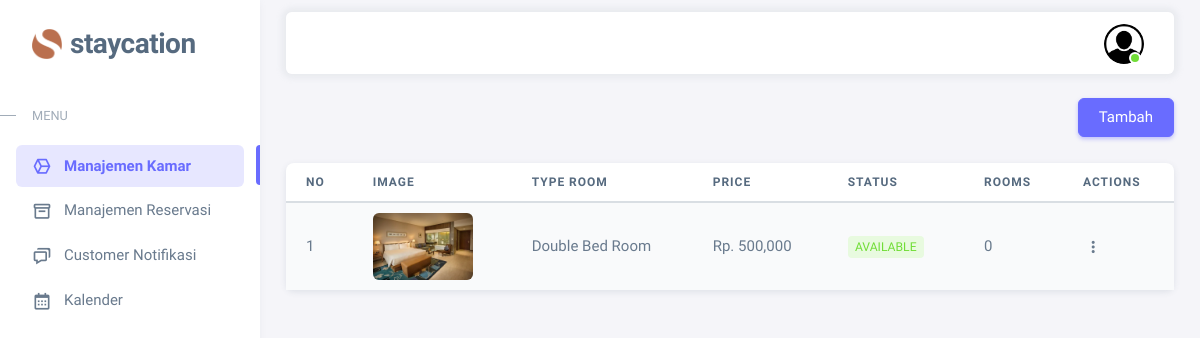
Page /dashboard/hotel/hotel.php (signed in) on the earlier database version.
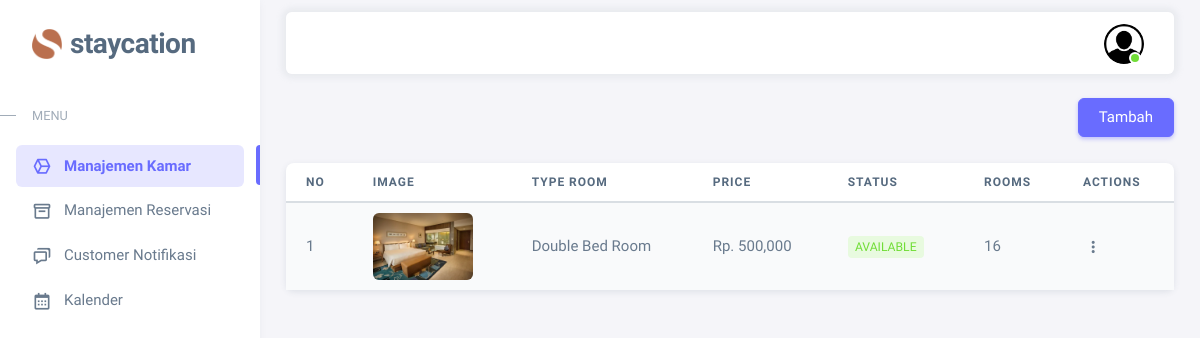
Same page on the later database version.
### tables this page shows
CREATE TABLE `kamar` (
  `ID_KAMAR` int(11) NOT NULL,
  `ID_HOTEL` int(11) NOT NULL,
  `ID_TIPE_KAMAR` int(11) NOT NULL,
  `HARGA_KAMAR` decimal(10,0) NOT NULL,
  `STATUS_KAMAR` enum('Available','Unavailable') NOT NULL,
  `GAMBAR_KAMAR` varchar(255) NOT NULL,
  `JUMLAH_RUANGAN` int(20) NOT NULL
);

CREATE TABLE `tipe_kamar` (
  `ID_TIPE_KAMAR` int(11) NOT NULL,
  `TIPE_KAMAR` varchar(20) NOT NULL
);

### dashboard/hotel/hotel.php (the view, shortened to what this page needs)
<?php
  include '../../controller/hotel-crud.php';
  $slug = 'manajemen-kamar';
  include '../../partials/header-hotel.php';
?>
    <div class="content-wrapper">
      <div class="container mt-4">
        <button type="button" class="btn btn-primary float-end" data-bs-toggle="modal" data-bs-target="#myModal">Tambah</button>
      </div>
      <div class="container-xxl flex-grow-1 container-p-y">
        <div class="card mb-4">
          <table class="table table-striped">
            <thead>
              <tr>
                <th>no</th>
                <th>Image</th>
                <th>Type Room</th>
                <th>price</th>
                <th>Status</th>
                <th>Rooms</th>
                <th>Actions</th>
              </tr>
            </thead>
            <tbody class="table-border-bottom-0">
              <?php
                  $id = $_SESSION['id_hotel'];
                  $query = "SELECT kamar.id_kamar, kamar.gambar_kamar, kamar.id_tipe_kamar, tipe_kamar.tipe_kamar,
                              kamar.harga_kamar, kamar.status_kamar, kamar.jumlah_ruangan
                            FROM kamar
                            JOIN tipe_kamar ON kamar.id_tipe_kamar = tipe_kamar.id_tipe_kamar
                            WHERE id_hotel = $id";
                  $result = $koneksi->query($query);
                  $no = 1;
                  if ($result) {
                      while ($row = $result->fetch_assoc()) {
                          echo "<tr>";
                          echo "<td>" . $no++ . "</td>";
                          echo "<td><img src='../../img/upload/kamar/" . $row['gambar_kamar'] . "' class='rounded' width='100' alt='$row[gambar_kamar]'></td>";
                          echo "<td>" . $row['tipe_kamar'] . "</td>";
                          echo "<td>Rp. " . number_format($row['harga_kamar']) . "</td>";
                          echo "<td><span class='badge " . ($row['status_kamar'] == 'Available' ? 'bg-label-success' : 'bg-label-danger') . " me-1'>" . $row['status_kamar'] . "</span></td>";
                          echo "<td>". $row['jumlah_ruangan']. "</td>";
                          echo "<td>
                                  <div class='dropdown'>
                                    <button type='button' class='btn p-0 dropdown-toggle hide-arrow' data-bs-toggle='dropdown'>
                                      <i class='bx bx-dots-vertical-rounded'></i>
                                    </button>
                                    <div class='dropdown-menu'>
                                      <a class='dropdown-item' href='javascript:void(0);' data-bs-toggle='modal' data-bs-target='#editModal" . $row['id_kamar'] . "'>
                                        <i class='bx bx-edit-alt me-1'></i> Edit
                                      </a>
                                      <a class='dropdown-item' href='#' data-bs-toggle='modal' data-bs-target='#konfirmasiModal" . $row['id_kamar'] . "'>
                                        <i class='bx bx-trash me-1'></i> Delete
                                      </a>
                                    </div>
                                  </div>
                                </td>";
                          echo "</tr>";
                ?>
                <?php
                      }
                  } else {
                      echo "Error: " . $koneksi->error;
                  }
              ?>
            </tbody>
          </table>
        </div>
    </div>
<?php
    include '../../partials/footer-hotel.php'
?>

### partials/header-hotel.php (shortened to what this page needs)
<!DOCTYPE html>
<html
  lang="en"
  class="light-style layout-menu-fixed"
  dir="ltr"
  data-theme="theme-default"
  data-assets-path="../assets/"
  data-template="vertical-menu-template-free"
>
  <head>
    <link rel="stylesheet" href="../assets/vendor/fonts/boxicons.css" />
    <link rel="stylesheet" href="../../assets/vendor/css/core.css" class="template-customizer-core-css" />
    <link rel="stylesheet" href="../../assets/vendor/css/theme-default.css" class="template-customizer-theme-css" />
    <link rel="stylesheet" href="../../assets/css/demo.css" />
    <link rel="stylesheet" href="../../assets/vendor/libs/perfect-scrollbar/perfect-scrollbar.css" />
    <link rel="stylesheet" href="../../assets/vendor/libs/apex-charts/apex-charts.css" />
  </head>
  <body>
    <!DOCTYPE html>
<html
  lang="en"
  class="light-style layout-menu-fixed"
  dir="ltr"
  data-theme="theme-default"
  data-assets-path="../assets/"
  data-template="vertical-menu-template-free"
>
  <head>
    <link rel="stylesheet" href="../../assets/vendor/fonts/boxicons.css" />
    <link rel="stylesheet" href="../../assets/vendor/css/core.css" class="template-customizer-core-css" />
    <link rel="stylesheet" href="../../assets/vendor/css/theme-default.css" class="template-customizer-theme-css" />
    <link rel="stylesheet" href="../assets/css/demo.css" />
    <link rel="stylesheet" href="../../assets/vendor/libs/perfect-scrollbar/perfect-scrollbar.css" />
    <link rel="stylesheet" href="../../assets/vendor/libs/apex-charts/apex-charts.css" />
  </head>
  <body>
    <div class="layout-wrapper layout-content-navbar">
      <div class="layout-container">
        <aside id="layout-menu" class="layout-menu menu-vertical menu bg-menu-theme">
          <div class="app-brand demo">
            <a href="hotel.php" class="app-brand-link">
              <span class="app-brand-logo demo">
                <img src="../../img/logo/logo.png" height="30" alt="">
              </span>
              <span class="app-brand-text demo menu-text fw-bolder ms-2">staycation</span>
            </a>
          </div>
          <ul class="menu-inner py-1">
            <li class="menu-header small text-uppercase">
              <span class="menu-header-text">Menu</span>
            </li>
            <li class="menu-item <?php echo ($slug == 'manajemen-kamar') ? 'active' : ''; ?>">
              <a href="hotel.php" class="menu-link">
                <i class="menu-icon tf-icons bx bx-cube-alt"></i>
                <div data-i18n="Account Settings">Manajemen Kamar</div>
              </a>
            </li>
            <li class="menu-item <?php echo ($slug == 'manajemen-reservasi') ? 'active' : ''; ?>">
              <a href="reservasi.php" class="menu-link">
                <i class="menu-icon tf-icons bx bx-box"></i>
                <div data-i18n="Account Settings">Manajemen Reservasi</div>
              </a>
            </li>
            <li class="menu-item <?php echo ($slug == 'customer-notif') ? 'active' : ''; ?>" >
              <a href="notif.php" class="menu-link">
                <i class="menu-icon tf-icons bx bx-chat"></i>
                <div data-i18n="Account Settings">Customer Notifikasi</div>
              </a>
            </li>
            <li class="menu-item <?php echo ($slug == 'kalender') ? 'active' : ''; ?>" >
              <a href="kalender.php" class="menu-link">
                <i class="menu-icon tf-icons bx bx-calendar"></i>
                <div data-i18n="Account Settings">Kalender</div>
              </a>
            </li>
          </ul>
        </aside>
        <div class="layout-page">
          <nav
            class="layout-navbar container-xxl navbar navbar-expand-xl navbar-detached align-items-center bg-navbar-theme"
            id="layout-navbar"
          >
            <div class="navbar-nav-right d-flex align-items-center" id="navbar-collapse">
              <ul class="navbar-nav flex-row align-items-center ms-auto">
                <li class="nav-item navbar-dropdown dropdown-user dropdown">
                  <a class="nav-link dropdown-toggle hide-arrow" href="javascript:void(0);" data-bs-toggle="dropdown">
                    <div class="avatar avatar-online">
                      <img src="../../img/user.png" alt class="w-px-40 h-auto rounded-circle" />
                    </div>
                  </a>
                </li>
              </ul>
            </div>
          </nav>

### partials/footer-hotel.php (shortened to what this page needs)
</div>
</div>

### assets/css/demo.css (style rules this page uses)
.menu .app-brand.demo { height: 64px; margin-top: 12px; }
.app-brand-text.demo { font-size: 1.75rem; letter-spacing: -0.5px; text-transform: lowercase; }

Differences in the rows shown:
changed kamar "AVAILABLE": JUMLAH_RUANGAN "0" → "16"
